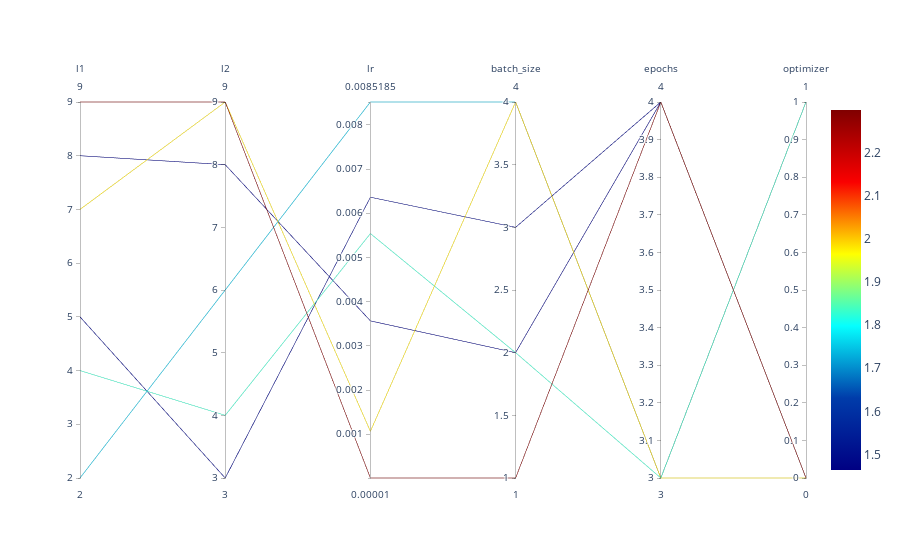

Notebook code for this chart:
### Markdown cell above
## Parallel Coordinates Plot

### Code cell
spot_tuner.parallel_plot()

### Figure 1 — Plotly figure (JSON) as saved in the notebook; plotly's stock layout.template omitted (floating-point values rounded to 4 significant figures)
{"data": [{"dimensions": [{"label": "l1", "range": [2, 9], "values": [8, 5, 2, 4, 7, 9]}, {"label": "l2", "range": [3, 9], "values": [8, 3, 6, 4, 9, 9]}, {"label": "lr", "range": [1e-05, 0.008519], "values": [0.003566, 0.006364, 0.008519, 0.005541, 0.001067, 1e-05]}, {"label": "batch_size", "range": [1, 4], "values": [2, 3, 4, 2, 4, 1]}, {"label": "epochs", "range": [3, 4], "values": [4, 4, 3, 3, 3, 4]}, {"label": "optimizer", "range": [0, 1], "values": [0, 0, 1, 1, 0, 0]}], "line": {"cmax": 2.3, "cmin": 1.464, "color": [1.464, 1.481, 1.746, 1.83, 1.98, 2.3], "colorscale": [[0, "rgb(0,0,131)"], [0.2, "rgb(0,60,170)"], [0.4, "rgb(5,255,255)"], [0.6, "rgb(255,255,0)"], [0.8, "rgb(250,0,0)"], [1, "rgb(128,0,0)"]], "showscale": true}, "type": "parcoords"}], "layout": {}}
